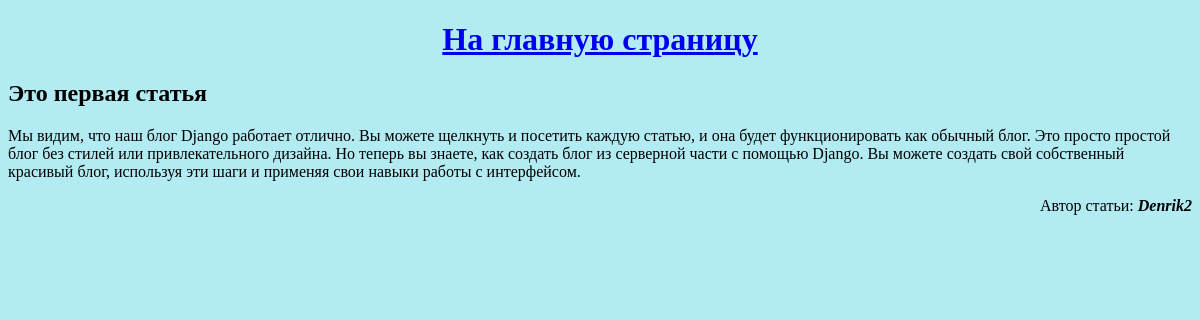
The app's page /article/1 with its own data.
### articles/models.py (models this page shows, shortened)
class Article(models.Model):  # creating articles
    author = models.ForeignKey('auth.User', on_delete=models.CASCADE, )
    title = models.CharField(max_length=100)
    body = models.TextField()

### articles/views.py (the view)
# urls.py: path('article/<int:pk>', views.ArticleDetailView.as_view(), name='detail'),  # article
class ArticleDetailView(DetailView):
    model = Article
    template_name = 'detail.html'

### templates/detail.html (shortened to what this page needs)
{% load static %}
<!DOCTYPE html>
<html lang="en">
<head>
    <link rel="stylesheet" href="{% static 'css/style.css' %}">
</head>
<body>
<header>
    <h1><a href="/">На главную страницу</a></h1>
</header>
<div class="container">
    {% block content %}
    <div class="details">
        <h2>{{ article.title }}</h2>
        <p>{{ article.body }}</p>
        <p class="author">Автор статьи: <em><b>{{article.author}}</b></em></p>
    </div>
    {% endblock content %}
</div>
</body>
</html>

### static/css/style.css (style rules this page uses)
body { background-color: #b2ebf2; }
header { text-align: center; }
.author { text-align: right; }

### records on screen
Article: title "Это первая статья", body "Мы видим, что наш блог Django работает отлично. Вы можете щелкнуть и посетить каждую статью, и она будет функционировать как обычный блог. Это просто простой блог без стилей или привлекательного дизайна. Но теперь вы знаете, как создать блог из серверной части с помощью Django. Вы можете создать свой собственный красивый блог, используя эти шаги и применяя свои навыки работы с интерфейсом.", author "Denrik2"
